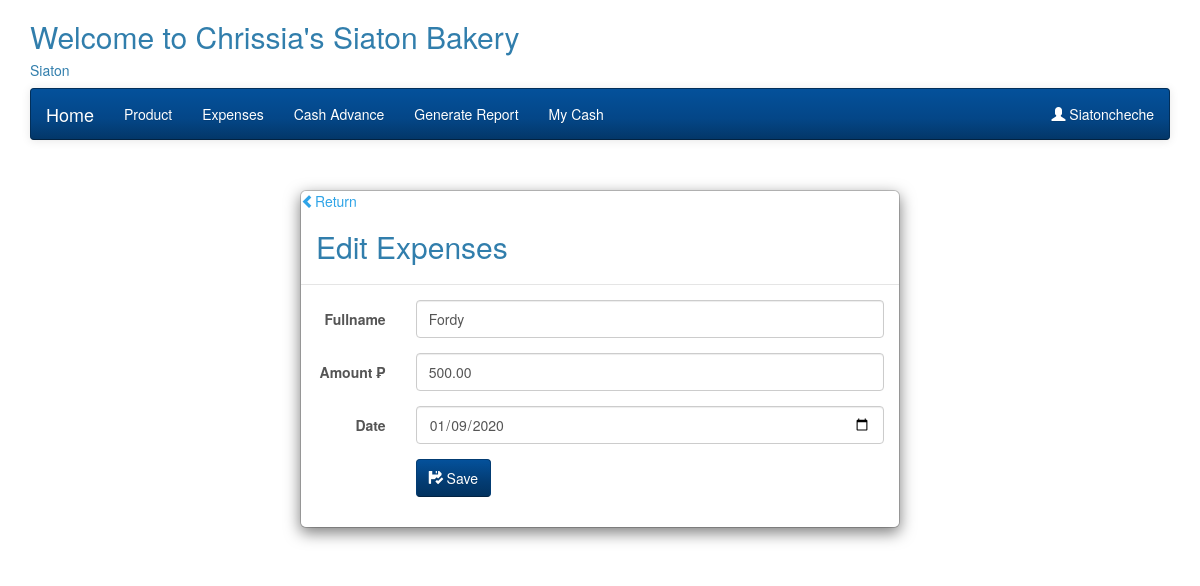
The app's page /edit_expenses.php?id=13 (signed in) with its own data.
### tables this page shows
CREATE TABLE `branch` (
  `id` int(10) NOT NULL,
  `branch_name` text NOT NULL,
  `address` text NOT NULL,
  `created_at` timestamp NOT NULL DEFAULT CURRENT_TIMESTAMP
);

CREATE TABLE `expenses` (
  `id` int(10) NOT NULL,
  `branch_id` varchar(255) NOT NULL,
  `name` text NOT NULL,
  `amount` decimal(10,2) NOT NULL,
  `created_at` date NOT NULL
);

### bakerFunctions.php (called while the page is built, shortened)
<?php
    class bakersFunctions{
        private $conn;
        function __construct()
        {
            require_once 'includes/DbConfig.php';
                $database = new DbConfig();
                $this->conn = $database->dbConnect();
        }
        public function getBranchName($branch_id){
            $sql = "SELECT * FROM branch WHERE id = ?";
            $stmt = $this->conn->prepare($sql);
            $stmt->execute(array($branch_id));
            $result = $stmt->fetch();
            return $result;
        }
        public function getSingleExpense($branch_id,$id){
            $sql = "SELECT * FROM expenses WHERE branch_id = ? AND id = ?";
            $stmt = $this->conn->prepare($sql);
            $stmt->execute(array($branch_id,$id));
            $result = $stmt->fetch();
            return $result;
        }
    }
?>

### includes/DbConfig.php (called while the page is built, shortened)
<?php
    class DbConfig{
        function dbConnect(){
            $this->conn = new PDO("mysql:host=localhost;dbname=bakery","root","");
            return $this->conn;
        }
    }
?>

### edit_expenses.php (the view, shortened to what this page needs)
<?php
    require_once 'bakerFunctions.php';
    require_once 'baker-header.php';
    $branch_id =  $_SESSION["branch_id"];
    $id = intval($_GET["id"]);
    $exp = $database->getSingleExpense($branch_id,$id);
    $name = $exp["name"];
    $amount = $exp["amount"];
    $created_at = $exp["created_at"];
?>
<div class="row">
            <div class="modal-dialog">
                <div class="modal-content">
                <a href="baker-cash-advance.php"><span class="glyphicon glyphicon-chevron-left"></span>Return</a>
                    <div class="modal-header">
                        <h2 class="modal-title">Edit Expenses</h2>
                    </div>
			<div class="panel-body">
                <form class="form-horizontal" method="post">
                      <div class="form-group">
                        <label for="startDate" class="col-sm-2 control-label">Fullname</label>
                        <div class="col-sm-10">
                          <input type="text" class="form-control" id="name" name="name" value="<?php echo htmlentities($name); ?>"/>
                        </div>
                      </div>
                      <div class="form-group">
                        <label for="startDate" class="col-sm-2 control-label">Amount ₱</label>
                        <div class="col-sm-10">
                          <input type="number" class="form-control" id="amount" name="amount" value="<?php echo htmlentities($amount); ?>"/>
                        </div>
                      </div>
                      <div class="form-group">
                        <label for="startDate" class="col-sm-2 control-label"> Date</label>
                        <div class="col-sm-10">
                          <input type="date" class="form-control" id="created_at" name="created_at" value="<?php echo htmlentities($created_at); ?>" />
                        </div>
                      </div>
                      <div class="form-group">
                        <div class="col-sm-offset-2 col-sm-10">
                          <button type="submit" name="submit" class="btn btn-info"> <i class="glyphicon glyphicon-floppy-saved"></i> Save</button>
                        </div>
                      </div>
                    </form>
                </div>
            </div>
        </div>

### baker-header.php (shortened to what this page needs)
<html>
    <head>
		<link rel="stylesheet" href="admin/css/bootstrap.min.css" />
		<link rel="stylesheet" href="admin/css/dataTables.bootstrap.min.css" />
		<link rel="stylesheet" href="admin/assests/jquery-ui/jquery-ui.min.css">
    </head>
    <body>
        <div class="container">
		<?php
				require_once 'bakerFunctions.php';
				$database = new bakersFunctions();
				$bid = $_SESSION["branch_id"];
				$get = $database->getBranchName($bid);
				$name = $get["branch_name"];
				$address = $get["address"]
			?>
            <h2>
				Welcome to <?php echo $name ?> Bakery
			</h2>
			<h5>
				<?php echo $address ?>
			</h5>
        <nav class="navbar navbar-inverse">
				<div class="container-fluid">
					<div class="navbar-header">
						<a href="baker-product.php" class="navbar-brand">Home</a>
					</div>
					<ul class="nav navbar-nav">
						<li><a href="baker-product.php">Product</a></li>
						<li><a href="baker-expenses.php">Expenses</a></li>
						<li><a href="baker-cash-advance.php">Cash Advance</a></li>
						<li><a href="baker-generate_report.php">Generate Report</a></li>
						<li><a href="baker-my-cash.php">My Cash</a></li>
					</ul>
					<ul class="nav navbar-nav navbar-right">
						<li class="dropdown">
							<a href="#" class="dropdown" data-toggle="dropdown"><span class="glyphicon glyphicon-user"></span> <?php echo $_SESSION["username"]; ?></a>
						</li>
					</ul>
				</div>
			</nav>
        </div>
    </body>
</html>

### records on screen
branch: branch_name "Chrissia's Siaton", address "Siaton"
expenses: name "Fordy", amount "500.00", created_at "01/09/2020"

### other values on screen
$_SESSION["username"] "Siatoncheche"
